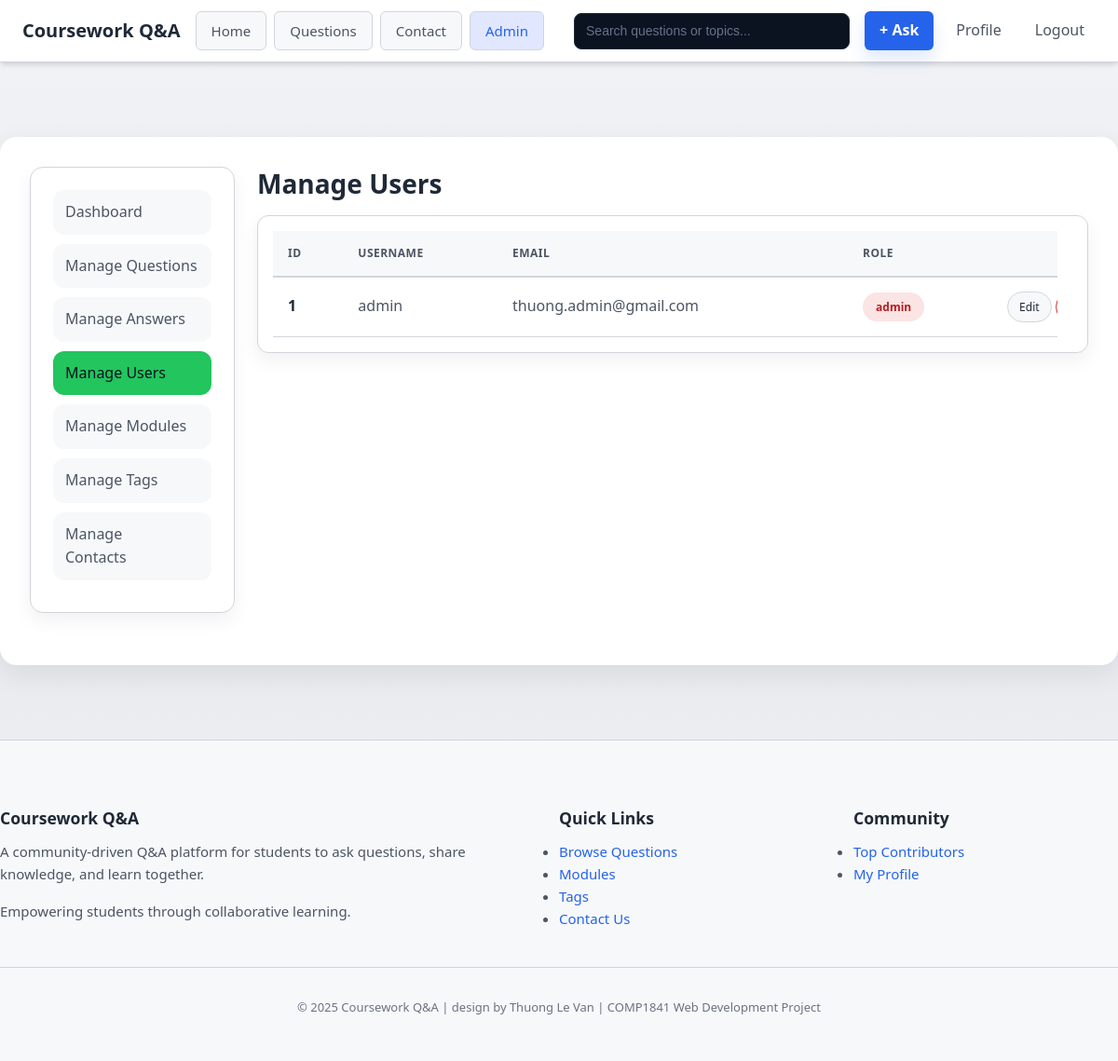
/admin/manage_users.php (signed in), run on the app's committed database.
### tables this page shows
CREATE TABLE users (
  id INT AUTO_INCREMENT PRIMARY KEY,
  username VARCHAR(50) NOT NULL UNIQUE,
  email VARCHAR(100) NOT NULL UNIQUE,
  password VARCHAR(255) NOT NULL,
  role ENUM('user','admin') NOT NULL DEFAULT 'user',
  created_at TIMESTAMP DEFAULT CURRENT_TIMESTAMP
);

### includes/functions.php (called while the page is built, shortened)
<?php
function e(string $str): string {
    return htmlspecialchars($str, ENT_QUOTES, 'UTF-8');
}
?>

### admin/manage_users.php (the view, shortened to what this page needs)
<?php
require_once __DIR__ . '/../includes/functions.php';
$users = $pdo->query("SELECT id, username, email, role, created_at FROM users ORDER BY id ASC")->fetchAll();
include __DIR__ . '/../includes/header.php';
include __DIR__ . '/../includes/navbar.php';
?>
<main class="container home-dark">
  <div class="layout-grid">
    <?php include __DIR__ . '/sidebar.php'; ?>
    <section class="feed" style="grid-column:2/4;">
      <div class="feed-header mb-20">
        <h1>Manage Users</h1>
      </div>
      <div class="card admin-table-card">
        <div class="admin-table-wrapper">
          <table class="admin-table">
            <thead>
              <tr>
                <th class="text-left">ID</th>
                <th class="text-left">USERNAME</th>
                <th class="text-left">EMAIL</th>
                <th class="text-left">ROLE</th>
                <th class="text-center">ACTIONS</th>
              </tr>
            </thead>
            <tbody>
              <?php foreach($users as $u): ?>
                <tr>
                  <td><?php echo (int)$u['id']; ?></td>
                  <td><?php echo e($u['username']); ?></td>
                  <td><?php echo e($u['email']); ?></td>
                  <td>
                    <?php
                      $roleClass = 'role-badge--user';
                      if ($u['role'] === 'admin') {
                        $roleClass = 'role-badge--admin';
                      } elseif ($u['role'] === 'moderator') {
                        $roleClass = 'role-badge--moderator';
                      }
                    ?>
                    <span class="role-badge <?php echo $roleClass; ?>"><?php echo e($u['role']); ?></span>
                  </td>
                  <td class="table-actions">
                    <a href="<?php echo BASE_URL; ?>users/edit.php?id=<?php echo (int)$u['id']; ?>" class="tag-chip">Edit</a>
                    <a href="<?php echo BASE_URL; ?>users/delete.php?id=<?php echo (int)$u['id']; ?>" class="tag-chip" style="border-color:#dc2626;" onclick="return confirm('Delete this user?')">Delete</a>
                  </td>
                </tr>
              <?php endforeach; ?>
            </tbody>
          </table>
        </div>
      </div>
    </section>
  </div>
</main>
<?php include __DIR__ . '/../includes/footer.php'; ?>

### assets/css/style.css (style rules this page uses)
:root { --bg-page: #f2f4f7; --bg-surface: #ffffff; --bg-muted: #f7f8fa; --bg-strong: #e5e7eb; --text-primary: #1f2937; --text-secondary: #4b5563; --text-muted: #6b7280; --border: #d1d5db; --accent: #2563eb; --accent-soft: #e0e7ff; --success-bg: #ecfdf5; --success-border: #bbf7d0; --success-text: #065f46; --error-bg: #fef2f2; --error-border: #fecaca; --error-text: #7f1d1d; --shadow-soft: 0 10px 30px rgba(15, 23, 42, 0.08); --shadow-card: 0 8px 20px rgba(15, 23, 42, 0.06); --content-max: 1200px; --content-gutter: 24px; --content-gutter-sm: 16px; --transition-base: 0.2s ease; --transition-slow: 0.3s ease; }
*, *::before, *::after { box-sizing: border-box; margin: 0; padding: 0; }
html { height: 100%; font-size: 16px; line-height: 1.6; -webkit-text-size-adjust: 100%; -webkit-font-smoothing: antialiased; -moz-osx-font-smoothing: grayscale; }
body { min-height: 100vh; display: flex; flex-direction: column; font-family: system-ui, -apple-system, 'Segoe UI', Roboto, Ubuntu, 'Helvetica Neue', Arial, sans-serif; background: linear-gradient(180deg, var(--bg-page), #e5e7eb 45%, var(--bg-page)); color: var(--text-primary); margin: 0; padding: 0; }
h1, h2, h3, h4, h5, h6 { margin: 0 0 0.75rem; font-weight: 700; line-height: 1.3; color: var(--text-primary); }
h1 { font-size: 2.25rem; }
a { color: var(--accent); text-decoration: none; transition: color var(--transition-base); }
.container { width: 100%; max-width: var(--content-max); margin: 0 auto; padding: 12px var(--content-gutter); }
.card { background: var(--bg-surface); border: 1px solid var(--border); border-radius: 0.875rem; padding: 1.5rem; box-shadow: var(--shadow-card); margin-bottom: 1.5rem; }
main { flex: 1; padding: 1.5rem 0; }
.home-dark { width:100%; max-width:var(--content-max); margin:0 auto; background:var(--bg-surface); color:var(--text-primary); border-radius:18px; padding:32px; box-shadow:var(--shadow-soft); margin-top: 80px; }
.home-dark a { color:var(--text-primary); }
.layout-grid { display:grid; grid-template-columns:220px 1fr 320px; gap:var(--content-gutter); width:100%; box-sizing:border-box; }
.card { background:var(--bg-surface); border:1px solid var(--border); border-radius:14px; padding:24px; box-shadow:var(--shadow-card); width:100%; box-sizing:border-box; }
.feed .feed-header { display:flex; align-items:center; justify-content:space-between; gap:12px; margin-bottom:16px; }
.feed .feed-header h1 { margin:0; font-size:28px; color:var(--text-primary); }
.tag-chip { display:inline-block; background:var(--bg-muted); border:1px solid var(--border); padding:6px 12px; border-radius:999px; text-decoration:none; font-size:12px; transition:all .18s ease; white-space:nowrap; color:var(--text-secondary); }
.admin-table-card { padding: 24px; background: var(--bg-surface); border-radius: 12px; box-shadow: var(--shadow-card); margin-bottom: 24px; position: relative; overflow: hidden; }
.admin-table-wrapper { width: 100%; overflow-x: auto; -webkit-overflow-scrolling: touch; margin: 0 -24px; padding: 0 24px; }
.admin-table { width: 100%; min-width: 1000px; border-collapse: separate; border-spacing: 0; table-layout: auto; }
.admin-table thead th { font-size: 12px; font-weight: 600; letter-spacing: 0.04em; text-transform: uppercase; padding: 14px 16px; border-bottom: 2px solid var(--border); background: var(--bg-muted); color: var(--text-secondary); position: sticky; top: 0; z-index: 10; white-space: nowrap; }
.admin-table tbody td { padding: 16px; border-bottom: 1px solid var(--border); color: var(--text-secondary); vertical-align: middle; word-wrap: break-word; max-width: 350px; overflow: hidden; text-overflow: ellipsis; }
.admin-table tbody td:first-child { color: var(--text-primary); font-weight: 600; }
.admin-table td { white-space: nowrap; overflow: hidden; text-overflow: ellipsis; max-width: 250px; }
.admin-table .text-center { text-align: center; }
@media (max-width: 1200px) { .admin-table-wrapper { margin: 0 -16px; padding: 0 16px; } }
@media (max-width: 1200px) { .admin-table-card { padding: 16px; } }
.admin-table td.table-actions { white-space: nowrap; padding: 8px 12px; }
.role-badge, .status-pill { display:inline-flex; align-items:center; justify-content:center; gap:6px; padding:6px 14px; border-radius:999px; font-size:12px; font-weight:600; }
.role-badge--admin { background:rgba(220,38,38,.12); color:#b91c1c; }
.mb-20 { margin-bottom: 20px; }
.text-center { text-align: center; }
.text-left { text-align: left; }

### data on the page
users: id "1", username "admin", email "thuong.admin@gmail.com", role "admin"

### other printed values
APP_NAME "Coursework Q&A"
